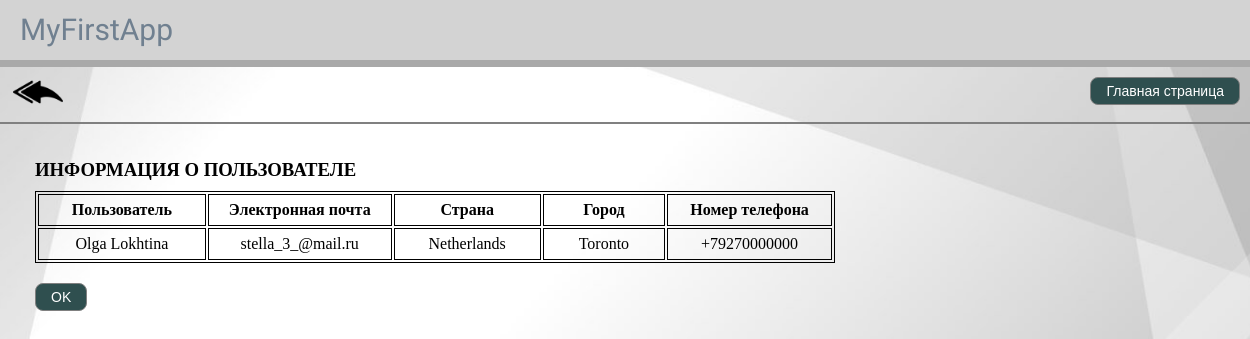
The app's page /members/1/ with its own data.
### users/models.py (models this page shows)
class User(AbstractUser):
    country = models.ForeignKey(
        Country, default=None, null=True, on_delete=models.SET_DEFAULT
    )
    city = models.ForeignKey(
        City, default=None, null=True, on_delete=models.SET_DEFAULT
    )
    number_telephone = models.CharField(max_length=60)
    photo = models.ImageField(upload_to="users")

class Country(models.Model):
    name = models.CharField(max_length=50)
    def __str__(self):
        return self.name
    class Meta:
        verbose_name = "Страна"
        verbose_name_plural = "Страны"

class City(models.Model):
    name = models.CharField(max_length=50)
    def __str__(self):
        return self.name
    class Meta:
        verbose_name = "Город"
        verbose_name_plural = "Города"

### users/views.py (the view)
# urls.py: path("members/<int:pk>/", MemberData.as_view(), name="member_data"),
class MemberData(DetailView):
    model = User
    template_name = "memberdata.html"
    context_object_name = "member"

### templates/memberdata.html (shortened to what this page needs)
<!DOCTYPE html>
<html lang="en">
{% load static %}
<head>
    <link rel="stylesheet" href="{% static 'users/red.css' %}">
</head>
<body>
    {% include 'header.html' %}
    {% include 'header-2.html' %}
    <main class="maindata">
        <div class="memberdata">
            <h3><b>ИНФОРМАЦИЯ О ПОЛЬЗОВАТЕЛЕ</b></h3>
            <table>
                <thread>
                    <tr>
                        <th>Пользователь</th>
                        <th>Электронная почта</th>
                        <th>Страна</th>
                        <th>Город</th>
                        <th>Номер телефона</th>
                    </tr>
                </thread>
                <tbody align="center">
                    <tr>
                        <td>{{ member.first_name }} {{ member.last_name }}</td>
                        <td>{{ member.email }}</td>
                        <td>{{ member.country }}</td>
                        <td>{{ member.city }}</td>
                        <td>{{ member.number_telephone }}</td>
                    </tr>
                </tbody>
            </table>
            <form>
                <button formaction="/main/members/">
                    OK
                </button>
            </form>
        </div>
    </main>
</body>
</html>

### static/users/red.css (style rules this page uses)
* { margin:0; padding:0; }
body { background-image: url('/static/users/ground.jpg'); background-size: cover; overflow-x: hidden; }
h3 { margin: 10px; }
button, .enter { background-color: DarkSlateGray; border: none; color: white; padding: 5px 15px; text-align: center; text-decoration: none; display: inline-block; font-size: 14px; border-radius: 8px; margin: 10px; border: 1px solid Grey; }
.maindata { display: line-block; float: left; width: 500px; height: 100vh; padding: 10px; }
table, th, td { border: 1px solid Black; width: 800px; margin: 10px; }
th, td { height: 30px; }
.memberdata { margin: 10px; padding: 5px; }

### records on screen
User: first_name "Olga", last_name "Lokhtina", email "stella_3_@mail.ru", country "Netherlands", city "Toronto", number_telephone "+79270000000"
